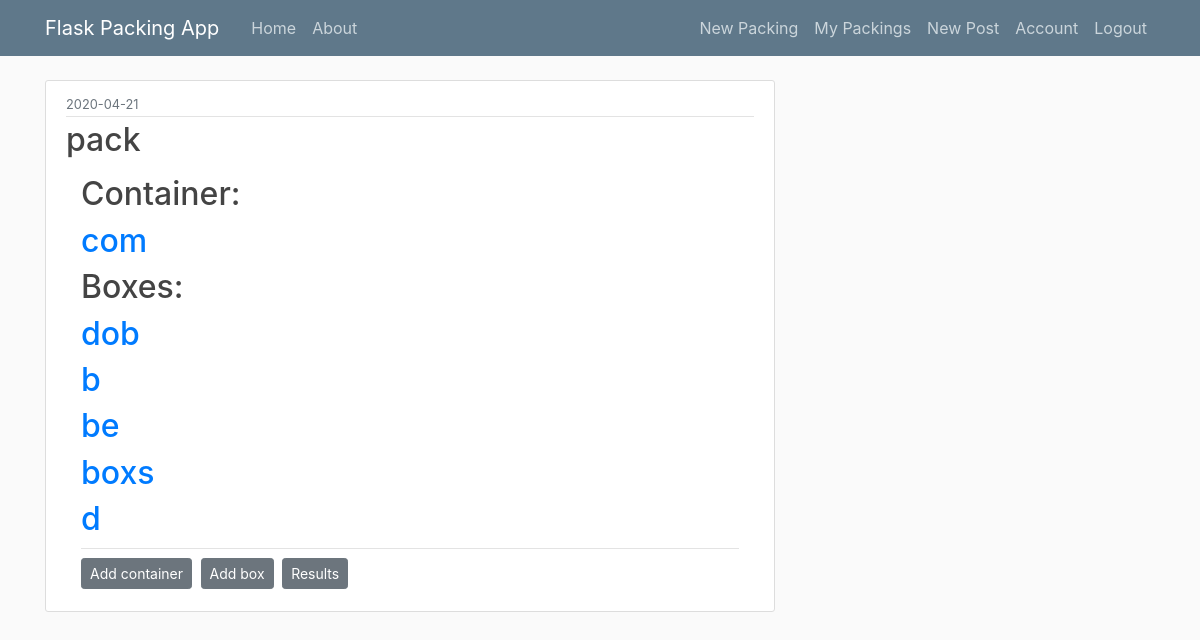
The app's page /packing1/2 (signed in) with its own data.
### flasksite/models.py (models this page shows, shortened)
class Packing(db.Model):
    id = db.Column(db.Integer, primary_key=True)
    name = db.Column(db.String(100), nullable=False)
    date_created = db.Column(db.DateTime, nullable=False, default=datetime.utcnow)
    user_id = db.Column(db.Integer, db.ForeignKey('user.id'), nullable=False)
    containers = db.relationship('Container', backref='packing', lazy=True)
    boxes = db.relationship('Box', backref='packing', lazy=True)

class Container(db.Model):
    id = db.Column(db.Integer, primary_key=True)
    name = db.Column(db.String(100), nullable=False)
    x = db.Column(db.Integer, nullable=False)
    y = db.Column(db.Integer, nullable=False)
    z = db.Column(db.Integer, nullable=False)
    max_weight = db.Column(db.Integer, nullable=False)
    packing_id = db.Column(db.Integer, db.ForeignKey('packing.id'), nullable=False)

class Box(db.Model):
    id = db.Column(db.Integer, primary_key=True)
    name = db.Column(db.String(100), nullable=False)
    x = db.Column(db.Integer, nullable=False)
    y = db.Column(db.Integer, nullable=False)
    z = db.Column(db.Integer, nullable=False)
    r_x = db.Column(db.Boolean, default=False, nullable=False)
    r_y = db.Column(db.Boolean, default=False, nullable=False)
    r_z = db.Column(db.Boolean, default=False, nullable=False)
    up = db.Column(db.Boolean, default=False, nullable=False)
    down = db.Column(db.Boolean, default=False, nullable=False)
    weight = db.Column(db.Integer, nullable=False)
    quantity = db.Column(db.Integer, nullable=False)
    packing_id = db.Column(db.Integer, db.ForeignKey('packing.id'), nullable=False)

### flasksite/routes.py (the view)
@app.route("/packing1/<int:packing_id>")
def packing(packing_id):
    packing = Packing.query.get_or_404(packing_id)
    containers = Container.query.filter_by(packing_id= packing_id).all()
    return render_template('packing1.html', name=packing.name, packing=packing, containers = containers)

### flasksite/models.py (called while the page is built)
@login_manager.user_loader #decorator
def load_user(user_id):
    return User.query.get(int(user_id))

### flasksite/templates/packing1.html
{% extends "layout.html" %}
{% block content %}
    <article class="media content-section">
        <div class="media-body">
            <div class="article-metadata">
                <small class="text-muted">{{ packing.date_created.strftime('%Y-%m-%d') }}</small>
            </div>
            <h2 class="article-title"><{{ packing.name }}</h2>
            <p class="article-content">{{ packing.name }}</p>
            <div class="container">
                <div class="article-metadata">
                    <h2>Container:</h2>
                    {% for container in packing.containers %}
                        <h2><a class="mr-2" href="{{ url_for('container', container_id=container.id, packing_id=container.packing_id) }}">{{ container.name }}</a></h2>
                    {% endfor %}
                    <h2>Boxes:</h2>
                    {% for box in packing.boxes %}
                        <h2><a class="mr-2" href="{{ url_for('box', box_id=box.id, packing_id=box.packing_id) }}">{{ box.name }}</a></h2>
                    {% endfor %}
                </div>
                <div>
                    <a class="btn btn-secondary btn-sm mt-1 mb-1" href="{{ url_for('new_container',packing_id=packing.id) }}">Add container</a>
                     <a class="btn btn-secondary btn-sm mt-1 mb-1" href="{{ url_for('new_box',packing_id=packing.id) }}">Add box</a>
                     <a class="btn btn-secondary btn-sm mt-1 mb-1" href="{{ url_for('results', packing_id=packing.id) }}">Results</a>
                </div>
            </div>
        </div>
    </article>
{% endblock content %}

### flasksite/static/main.css (style rules this page uses)
body { background: #fafafa; color: #333333; margin-top: 5rem; }
h1, h2, h3, h4, h5, h6 { color: #444444; }
.content-section { background: #ffffff; padding: 10px 20px; border: 1px solid #dddddd; border-radius: 3px; margin-bottom: 20px; }
.article-title { color: #444444; }
.article-content { white-space: pre-line; }
.article-metadata { padding-bottom: 1px; margin-bottom: 4px; border-bottom: 1px solid #e3e3e3 }

### records on screen
Packing: date_created "2020-04-21", name "pack"
Container: name "com"
Box: name "dob"
Box: name "b"
Box: name "be"
Box: name "boxs"
Box: name "d"
